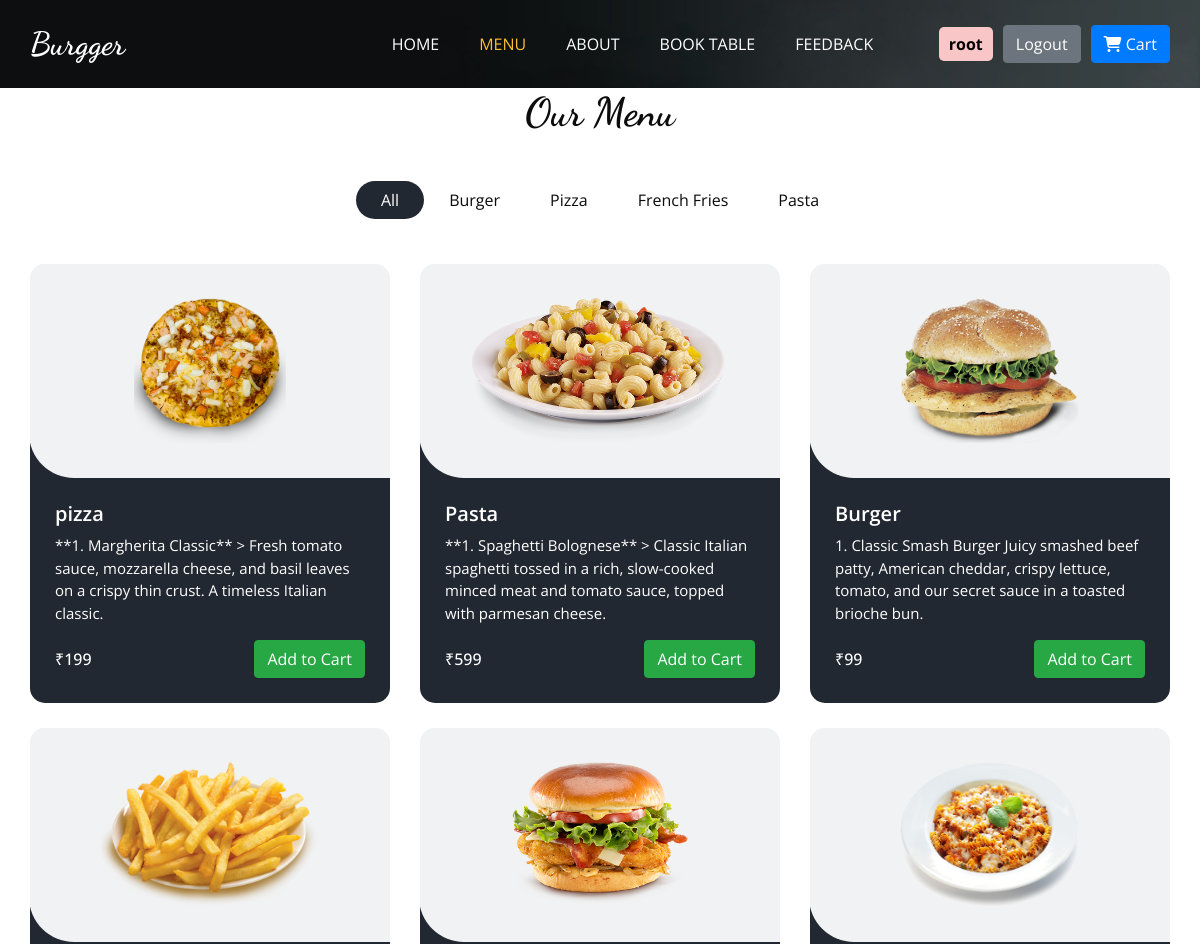
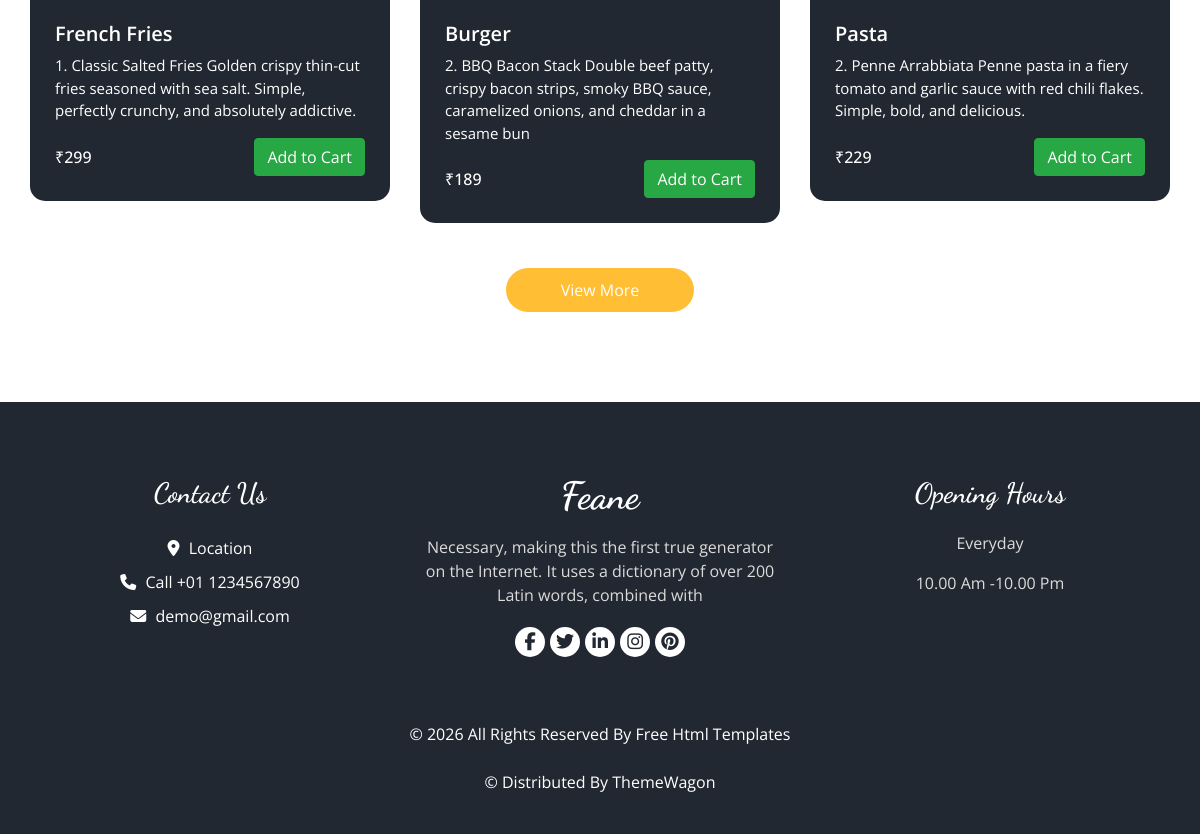
The page /menu/ (signed in) on the database its author committed (2 pictures, top to bottom).
### Base_App/models.py (models this page shows, shortened)
class ItemList(models.Model):
    Category_name = models.CharField(max_length=15)
    def __str__(self):
        return self.Category_name

class Items(models.Model):
    Item_name = models.CharField(max_length=40)
    description = models.TextField(blank=False)
    Price = models.IntegerField()
    Category = models.ForeignKey(ItemList, related_name='Name', on_delete=models.CASCADE)
    Image = models.ImageField(upload_to='items/')

### Base_App/views.py (the view)
# urls.py: path('menu/', MenuView, name='Menu'),
def MenuView(request):
    items = Items.objects.all()
    list = ItemList.objects.all()
    return render(request, 'menu.html', {'items': items, 'list': list})

### Template/menu.html (shortened to what this page needs)
{% extends "base.html" %}
{% block class %}class="sub_page"{% endblock class %}
{% block menu_status %}active{% endblock menu_status %}
{% load static %}
{% block main %}
  <section class="food_section layout_padding-bottom">
    <div class="container">
      <div class="heading_container heading_center">
        <h2>Our Menu</h2>
      </div>
      <ul class="filters_menu">
        <li class="active" data-filter="*">All</li>
        {% for i in list %}
        <li data-filter=".{{ i.Category_name }}">{{ i.Category_name }}</li>
        {% endfor %}
      </ul>
      <div class="filters-content">
        <div class="row grid">
          {% for j in items %}
          <div class="col-sm-6 col-lg-4 all {{ j.Category.Category_name }}">
            <div class="box">
              <div>
                <div class="img-box">
                  <img src="{{ j.Image.url }}" alt="{{ j.Item_name }}">
                </div>
                <div class="detail-box">
                  <h5>{{ j.Item_name }}</h5>
                  <p>{{ j.description }}</p>
                  <div class="options">
                    <h6>₹{{ j.Price }}</h6>
                    <button
                      class="btn btn-success add-to-cart"
                      data-item-id="{{ j.id }}"
                      data-item-name="{{ j.Item_name }}"
                      data-item-price="{{ j.Price }}">
                      Add to Cart
                    </button>
                  </div>
                </div>
              </div>
            </div>
          </div>
          {% empty %}
          <div class="col-12 text-center">
            <p>No menu items found. Please add items from the admin panel.</p>
          </div>
          {% endfor %}
        </div>
      </div>
      <div class="btn-box">
        <a href="">View More</a>
      </div>
    </div>
  </section>
{% endblock main %}

### Template/base.html (shortened to what this page needs)
<!DOCTYPE html>
<html>
{% load static %}
<head>
  <link rel="stylesheet" type="text/css" href="{% static 'css/bootstrap.css' %}" />
  <link rel="stylesheet" type="text/css" href="https://cdnjs.cloudflare.com/ajax/libs/OwlCarousel2/2.3.4/assets/owl.carousel.min.css" />
  <link rel="stylesheet" href="https://cdnjs.cloudflare.com/ajax/libs/jquery-nice-select/1.1.0/css/nice-select.min.css" />
  <link href="{% static 'css/font-awesome.min.css' %}" rel="stylesheet" />
  <link href="{% static 'css/style.css' %}" rel="stylesheet" />
  <link href="{% static 'css/responsive.css' %}" rel="stylesheet" />
</head>
<body {% block class %}{% endblock class %}>
  <div class="hero_area">
    <div class="bg-box">
      <img src="{% static 'images/hero-bg.jpg' %}" alt="">
    </div>
    <header class="header_section">
      <div class="container">
        <nav class="navbar navbar-expand-lg custom_nav-container ">
          <a class="navbar-brand" href="{% url "Home" %}">
            <span>
              Burgger
            </span>
          </a>
          <div class="collapse navbar-collapse" id="navbarSupportedContent">
            <ul class="navbar-nav  mx-auto ">
              <li class="nav-item {% block home_status %}{% endblock home_status %}">
                <a class="nav-link" href="{% url "Home" %}">Home <span class="sr-only">(current)</span></a>
              </li>
              <li class="nav-item {% block menu_status %}{% endblock menu_status %}">
                <a class="nav-link " href="{% url "Menu" %}">Menu</a>
              </li>
              <li class="nav-item {% block about_status %}{% endblock about_status %}">
                <a class="nav-link" href="{% url "About" %}">About</a>
              </li>
              <li class="nav-item {% block table_status %}{% endblock table_status %}">
                <a class="nav-link" href="{% url "Book_Table" %}">Book Table</a>
              </li>
              <li class="nav-item {% block feedback_status %}{% endblock feedback_status %}">
                <a class="nav-link" href="{% url "Feedback_Form" %}">Feedback</a>
              </li>
            </ul>
            <div class="user_option">
              <div class="user_option">
                {% if user.is_authenticated %}
                  <span style="background-color: #f8c6c6; color: #000; padding: 5px 10px; border-radius: 5px; font-weight: bold;">
                    {{ user.username }}
                  </span>
                  <a href="{% url 'logout' %}" class="btn btn-secondary">Logout</a>
                  <button id="cart-button" class="btn btn-primary">
                    <i class="fa fa-shopping-cart"></i> Cart
                  </button>
                {% else %}
                  <a href="{% url 'login' %}" class="btn order_online">Login</a>
                {% endif %}
              </div>
            </div>
          </div>
        </nav>
      </div>
    </header>
  </div>
 {% block main %}{% endblock main %}
  <footer class="footer_section">
    <div class="container">
      <div class="row">
        <div class="col-md-4 footer-col">
          <div class="footer_contact">
            <h4>
              Contact Us
            </h4>
            <div class="contact_link_box">
              <a href="">
                <i class="fa fa-map-marker" aria-hidden="true"></i>
                <span>
                  Location
                </span>
              </a>
              <a href="">
                <i class="fa fa-phone" aria-hidden="true"></i>
                <span>
                  Call +01 1234567890
                </span>
              </a>
              <a href="">
                <i class="fa fa-envelope" aria-hidden="true"></i>
                <span>
                  demo@gmail.com
                </span>
              </a>
            </div>
          </div>
        </div>
        <div class="col-md-4 footer-col">
          <div class="footer_detail">
            <a href="" class="footer-logo">
              Feane
            </a>
            <p>
              Necessary, making this the first true generator on the Internet. It uses a dictionary of over 200 Latin words, combined with
            </p>
            <div class="footer_social">
              <a href="">
                <i class="fa fa-facebook" aria-hidden="true"></i>
              </a>
              <a href="">
                <i class="fa fa-twitter" aria-hidden="true"></i>
              </a>
              <a href="">
                <i class="fa fa-linkedin" aria-hidden="true"></i>
              </a>
              <a href="">
                <i class="fa fa-instagram" aria-hidden="true"></i>
              </a>
              <a href="">
                <i class="fa fa-pinterest" aria-hidden="true"></i>
              </a>
            </div>
          </div>
        </div>
        <div class="col-md-4 footer-col">
          <h4>
            Opening Hours
          </h4>
          <p>
            Everyday
          </p>
          <p>
            10.00 Am -10.00 Pm
          </p>
        </div>
      </div>
      <div class="footer-info">
        <p>
          &copy; <span id="displayYear"></span> All Rights Reserved By
          <a href="https://html.design/">Free Html Templates</a><br><br>
          &copy;  Distributed By
          <a href="https://themewagon.com/" target="_blank">ThemeWagon</a>
        </p>
      </div>
    </div>
  </footer>
</body>
</html>

### static/css/responsive.css (style rules this page uses)
@media (min-width: 1200px) { .container { max-width: 1170px; } }

### rows shown on the page
ItemList: Category_name "Burger"
ItemList: Category_name "Pizza"
ItemList: Category_name "French Fries"
ItemList: Category_name "Pasta"
Items: Image (picture), Item_name "pizza", description "**1. Margherita Classic** > Fresh tomato sauce, mozzarella cheese, and basil leaves on a crispy thin crust. A timeless Italian classic.", Price "199"
Items: Image (picture), Item_name "Pasta", description "**1. Spaghetti Bolognese** > Classic Italian spaghetti tossed in a rich, slow-cooked minced meat and tomato sauce, topped with parmesan cheese.", Price "599"
Items: Image (picture), Item_name "Burger", description "1. Classic Smash Burger Juicy smashed beef patty, American cheddar, crispy lettuce, tomato, and our secret sauce in a toasted brioche bun.", Price "99"
Items: Image (picture), Item_name "French Fries", description "1. Classic Salted Fries Golden crispy thin-cut fries seasoned with sea salt. Simple, perfectly crunchy, and absolutely addictive.", Price "299"
Items: Image (picture), Item_name "Burger", description "2. BBQ Bacon Stack Double beef patty, crispy bacon strips, smoky BBQ sauce, caramelized onions, and cheddar in a sesame bun", Price "189"
Items: Image (picture), Item_name "Pasta", description "2. Penne Arrabbiata Penne pasta in a fiery tomato and garlic sauce with red chili flakes. Simple, bold, and delicious.", Price "229"

### other values the page prints
{{ user.username }} "root"
